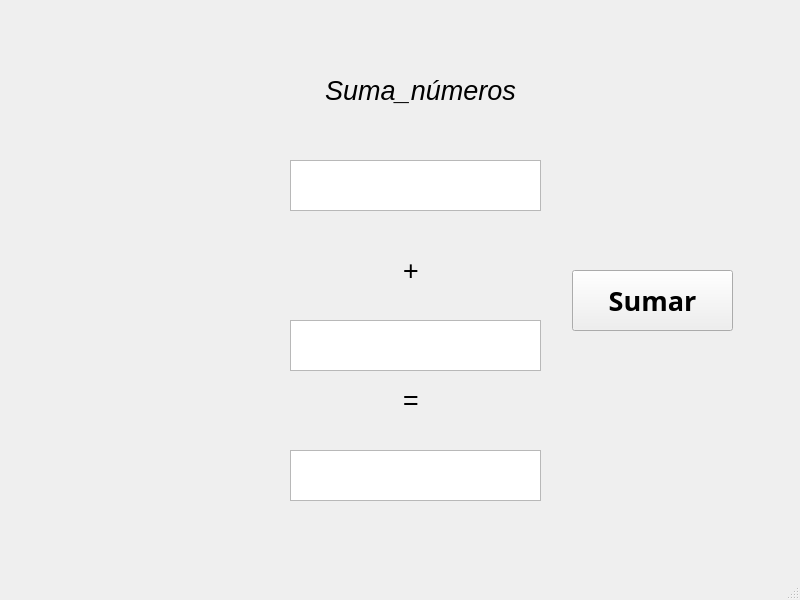
<?xml version="1.0" encoding="UTF-8"?>
<ui version="4.0">
 <class>MainWindow</class>
 <widget class="QMainWindow" name="MainWindow">
  <property name="geometry">
   <rect>
    <x>0</x>
    <y>0</y>
    <width>800</width>
    <height>600</height>
   </rect>
  </property>
  <property name="windowTitle">
   <string>MainWindow</string>
  </property>
  <widget class="QWidget" name="centralwidget">
   <widget class="QLabel" name="label">
    <property name="geometry">
     <rect>
      <x>210</x>
      <y>40</y>
      <width>421</width>
      <height>101</height>
     </rect>
    </property>
    <property name="font">
     <font>
      <pointsize>20</pointsize>
      <italic>true</italic>
     </font>
    </property>
    <property name="text">
     <string>Suma_números</string>
    </property>
    <property name="alignment">
     <set>Qt::AlignCenter</set>
    </property>
   </widget>
   <widget class="QTextEdit" name="textEdit_2">
    <property name="geometry">
     <rect>
      <x>290</x>
      <y>320</y>
      <width>251</width>
      <height>51</height>
     </rect>
    </property>
   </widget>
   <widget class="QLabel" name="label_2">
    <property name="geometry">
     <rect>
      <x>200</x>
      <y>220</y>
      <width>421</width>
      <height>101</height>
     </rect>
    </property>
    <property name="font">
     <font>
      <pointsize>20</pointsize>
      <italic>true</italic>
     </font>
    </property>
    <property name="text">
     <string>+</string>
    </property>
    <property name="alignment">
     <set>Qt::AlignCenter</set>
    </property>
   </widget>
   <widget class="QLabel" name="label_3">
    <property name="geometry">
     <rect>
      <x>200</x>
      <y>350</y>
      <width>421</width>
      <height>101</height>
     </rect>
    </property>
    <property name="font">
     <font>
      <pointsize>20</pointsize>
      <italic>true</italic>
     </font>
    </property>
    <property name="text">
     <string>=</string>
    </property>
    <property name="alignment">
     <set>Qt::AlignCenter</set>
    </property>
   </widget>
   <widget class="QTextEdit" name="textEdit_3">
    <property name="geometry">
     <rect>
      <x>290</x>
      <y>450</y>
      <width>251</width>
      <height>51</height>
     </rect>
    </property>
   </widget>
   <widget class="QPushButton" name="pushButton">
    <property name="geometry">
     <rect>
      <x>572</x>
      <y>270</y>
      <width>161</width>
      <height>61</height>
     </rect>
    </property>
    <property name="font">
     <font>
      <family>Sans Serif Collection</family>
      <pointsize>20</pointsize>
      <weight>75</weight>
      <bold>true</bold>
     </font>
    </property>
    <property name="text">
     <string>Sumar</string>
    </property>
   </widget>
   <widget class="QTextEdit" name="textEdit">
    <property name="geometry">
     <rect>
      <x>290</x>
      <y>160</y>
      <width>251</width>
      <height>51</height>
     </rect>
    </property>
   </widget>
  </widget>
  <widget class="QMenuBar" name="menubar">
   <property name="geometry">
    <rect>
     <x>0</x>
     <y>0</y>
     <width>800</width>
     <height>26</height>
    </rect>
   </property>
  </widget>
  <widget class="QStatusBar" name="statusbar"/>
 </widget>
 <resources/>
 <connections/>
</ui>
